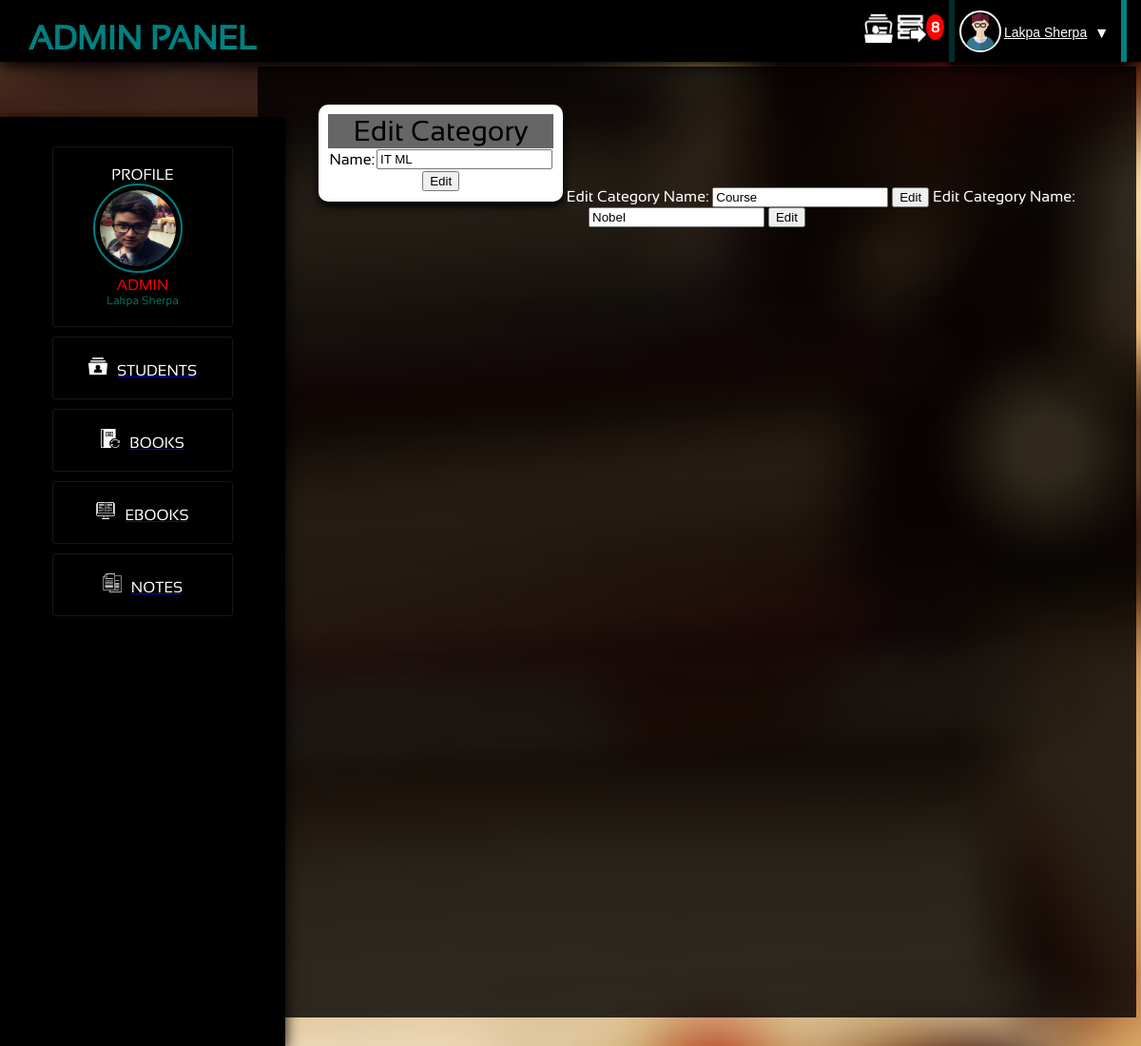
Screenshot of /admin/edit_category.php (signed in) with the database file from the repository.
### tables this page shows
CREATE TABLE `category` (
  `cid` int(11) NOT NULL,
  `name` varchar(30) NOT NULL
);

### admin/class/class.ManageCat.php (called while the page is built, shortened)
<?php
	include_once( '../class.database.php' );
	class ManageCategorys{
		public $linker;
		function __construct(){
			$db_connection = new dbConnection();
			$this->linker = $db_connection->connect();
			return $this->linker;
		}
		function listCat($limit){
			$query = $this->linker->query("SELECT * FROM category ORDER BY cid DESC $limit");
			$counts = $query->rowCount();
			if($counts >= 1)
			{
				$result = $query->fetchAll();
			}
			else
			{
				$result = $counts;
			}
			return $result;
		}
	}
?>

### class.database.php (called while the page is built, shortened)
<?php
	class dbConnection{
		public $db_name = 'php-librarys';
		public $db_user = 'root';
		public $db_pass = '';
		public $db_host = 'localhost';
		function connect(){
			try{
				$this->db_conn = new PDO("mysql:host=$this->db_host;dbname=$this->db_name",
					$this->db_user,$this->db_pass);
				return $this->db_conn;
			}
			catch(PDOException $e){
				return $e->getMessage();
			}
		}
	}
?>

### admin/manage/manage.category.php (called while the page is built, shortened)
<?php
  include_once('class/class.ManageCat.php');
  $init = new ManageCategorys();
  if(isset($_GET['cid']))
  {
    $id = $_GET['cid'];
    $list_category = $init->listIdCat($id);
  }else{
    if(isset($_GET['page'])){
      $page = preg_replace("#[^0-9]#","",$_GET['page']);
    }else{
      $page = 1;
    }
    $perPage = 6;
    $limit = "LIMIT ".($page-1)*$perPage.",$perPage";
    $list_category = $init->listCat($limit);
  }

### admin/edit_category.php (the view, shortened to what this page needs)
<?php
  include_once('header.php');
  include_once('manage/manage.category.php');
?>
<div class="main_content"><center>
<table class="admin_table">
	<form method="post" action="" enctype="multipart/form-data">
		    <?php
		      foreach ($list_category as $key => $values) {
		      	?>
		    <tr class="trans"><td colspan="2" style="font-size:30px; color:black;">Edit Category</td></tr>
		    <tr>
			<tr>
			  <td><label for="Title">Name:</label></td>
				<td><input type="text" name="name" id="name" value="<?php echo $values['name']; ?>" /></td>
			</tr>
		    <tr>
		    <td colspan="2">
		      		<input type="submit" name="edit_category" value="Edit"/>
		    </td></tr>
	</form>
</table>
    <?php
    }
    ?>
</div>
</body>
</html>

### admin/admin_style.css (style rules this page uses)
body,html { margin:0px; padding:0px; background:#5C5B5C; font-family:sansation; }
.trans { background:rgba(0,0,0,0.6); }
.main_content { background:rgba(0,0,0,0.8); height:1000px; width:77%; float:right; color:white; margin-top:70px; margin-right:5px; }
#admin_table,.admin_table { color:white; margin-top:10px; padding:10px; border-spacing:0px; text-align:center; //border:2px solid white; box-shadow:0px 5px 10px black; border-radius:10px; background:white;color:black; display:none; }
.admin_table { display:inline-block; margin-top:40px; }

### rows the page displays
category: name "IT ML"
category: name "Course"
category: name "Nobel"

### other values shown
$_SESSION['todo_name'] "Lakpa Sherpa"
$init->countIssues() "8"
